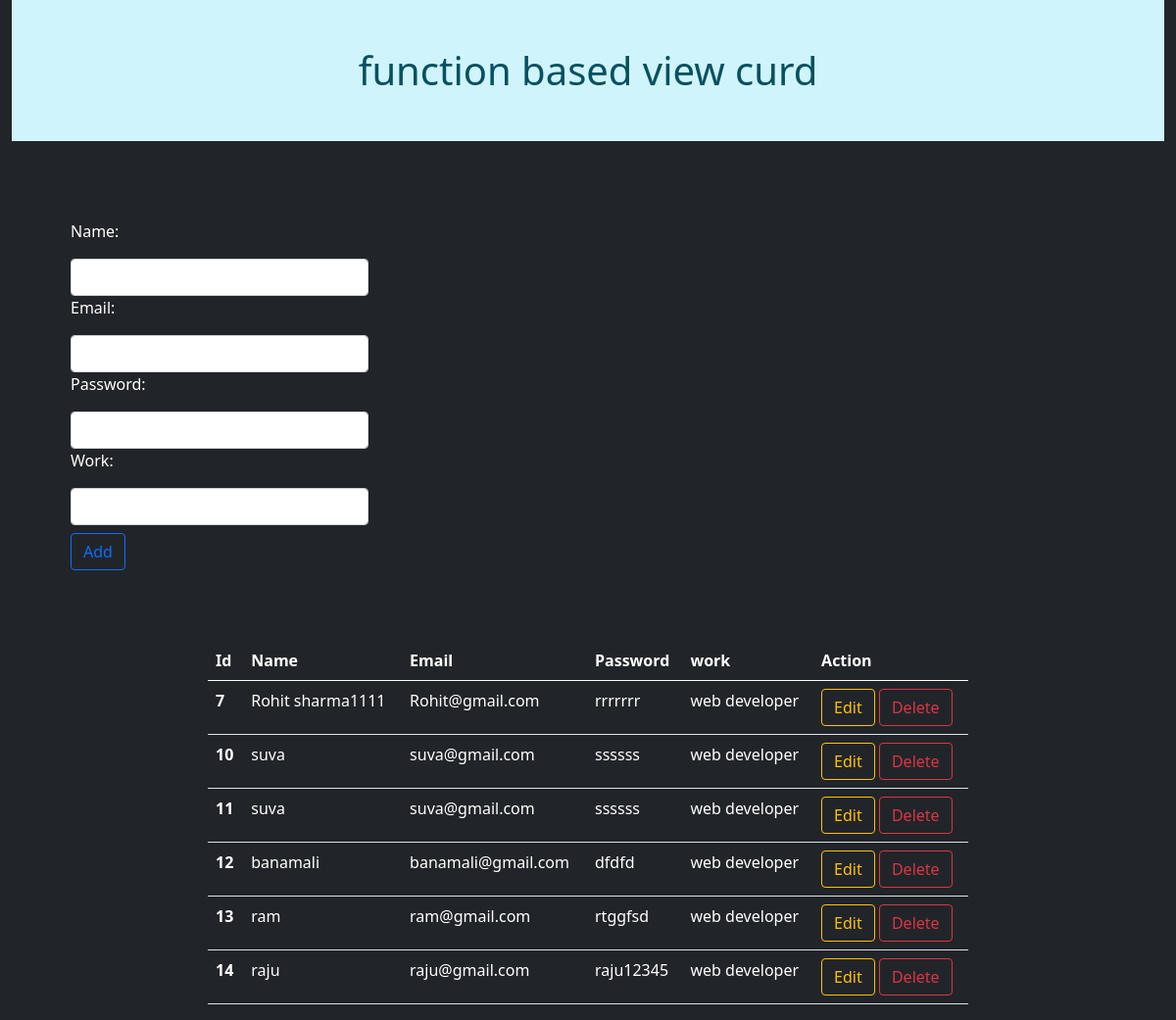
/addshow/, run on the app's committed database.
### student/models.py (models this page shows)
class User(models.Model):
    name=models.CharField(max_length=70)
    email=models.EmailField(max_length=70)
    password=models.CharField(max_length=70)
    work=models.CharField(max_length=70)

### student/views.py (the view)
# urls.py: path('addshow/',views.add_show,name="addshow"),
def add_show(request):
    if request.method=="POST":
        fm=StudentForm(request.POST)
        if fm.is_valid():
            unm=fm.cleaned_data['name']
            uem=fm.cleaned_data['email']
            unpass=fm.cleaned_data['password']
            uwork=fm.cleaned_data['work']
            user=User(name=unm,email=uem,password=unpass,work=uwork)
            messages.success(request,"Registation successfyl!!!")
            user.save()
            fm=StudentForm()
    else:
        fm=StudentForm()
    Data=User.objects.all()
    return render(request,"student/addshow.html",{"form":fm,"data":Data})

### student/forms.py
class StudentForm(forms.ModelForm):
    class Meta:
        model=User
        fields=['id','name','email','password','work']
        labels={'name':"Name",'email':"Email",'password':"Password",'work':"Work"}
        widgets={
            'name':forms.TextInput(attrs={'class':'form-control'}),
            'email':forms.EmailInput(attrs={'class':'form-control'}),
            'password':forms.PasswordInput(render_value=True,attrs={'class':'form-control'}),
             'work':forms.TextInput(attrs={'class':'form-control'}),
        }

### student/templates/student/addshow.html (shortened to what this page needs)
<!DOCTYPE html>
<html lang="en">
<head>
    <link href="https://cdn.jsdelivr.net/npm/bootstrap@5.0.0/dist/css/bootstrap.min.css" rel="stylesheet">
</head>
<body>
   <div class="container-fluid bg-dark text-white">
      <h1 class=" text-center atert alert-info p-5">function based view curd </h1>
      <div class="row">
            <div class="col-md-4 m-4 ml-4 p-5">
                       <form method="POST" novalidate >
               {% if form %}
                {% for fm in form %}
                  <p>{{fm.label_tag}}</p>
                  {{fm}}
                {% endfor %}
                <button class="btn btn-outline-primary mt-2">Add</button>
                  {% else %}
                  not data
               {% endif %}
            </form>
            </div>
            <div class="col-md-8 mx-auto text-white">
                <table class="table  table-hover text-white">
  <thead>
    <tr>
      <th scope="col">Id</th>
      <th scope="col">Name</th>
      <th scope="col">Email</th>
      <th scope="col">Password</th>
      <th scope="col">work</th>
      <th scope="col">Action</th>
    </tr>
  </thead>
   <tbody>
  {% for dt in data %}
    <tr>
      <th scope="row">{{dt.id}}</th>
      <td>{{dt.name}}</td>
      <td>{{dt.email}}</td>
      <td>{{dt.password}}</td>
       <td>{{dt.work}}</td>
       <td>
         <a href="{% url 'updatedata' dt.id %}" class="btn btn-outline-warning">Edit</a>
         <form action="{% url 'deletedata' dt.id %}" method="POST" class="d-inline">
         <button type="submit"  class="btn btn-outline-danger">Delete</button>
         </form>
       </td>
    </tr>
  {% endfor %}
   </tbody>
</table>
            </div>
      </div>
    </div>
</body>
</html>

### data on the page
User: id "7", name "Rohit sharma1111", email "Rohit@gmail.com", password "rrrrrrr", work "web developer"
User: id "10", name "suva", email "suva@gmail.com", password "ssssss", work "web developer"
User: id "11", name "suva", email "suva@gmail.com", password "ssssss", work "web developer"
User: id "12", name "banamali", email "banamali@gmail.com", password "dfdfd", work "web developer"
User: id "13", name "ram", email "ram@gmail.com", password "rtggfsd", work "web developer"
User: id "14", name "raju", email "raju@gmail.com", password "raju12345", work "web developer"

### other printed values
{{ fm.label_tag }} "Name:" "Email:" "Password:" "Work:"
